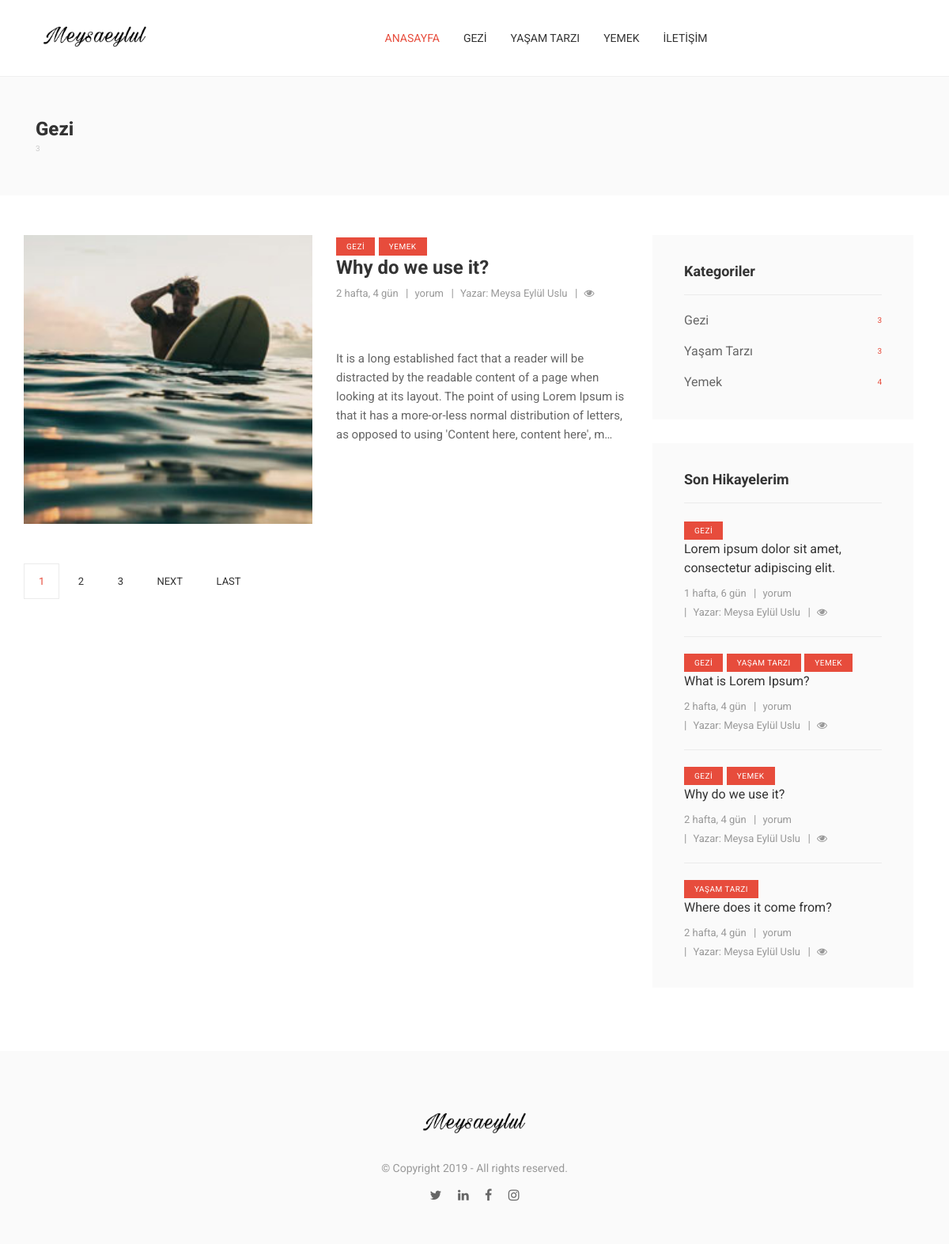
The app's page /gezi/ with its own data.
### Posts/models.py (models this page shows, shortened)
class PostCategory(models.Model):
    title = models.CharField(max_length=200, verbose_name="Kategori Adı")
    row = models.IntegerField(
        unique=True, editable=True, verbose_name="Kategori Sırası")
    slug = models.SlugField(
        unique=True, verbose_name="Post Kategorisi urlsi", max_length=250, editable=False)
    hit_count_generic = GenericRelation(HitCount, object_id_field='object_pk',
                                        related_query_name='hit_count_generic_relation')
    IsShowMenu = models.BooleanField(
        verbose_name="Menüde Göster", default=False)
    IsShowHome = models.BooleanField(
        verbose_name="Anasayfada Göster", default=False)
    created_at = models.DateTimeField(
        verbose_name="Oluşturulma Zamanı", auto_now_add=True)
    def __str__(self):
        return self.title
    class Meta:
        ordering = ['row', 'id']
        verbose_name_plural = "Post Kategorileri"

class Post(models.Model, HitCountMixin):
    categories = models.ManyToManyField(
        PostCategory, verbose_name="Kategori Seç", related_name="post")
    tags = models.ManyToManyField(
        PostTags, verbose_name="Etiket Seç", related_name="post")
    title = models.CharField(max_length=200, verbose_name="Post Başlığı")
    slug = models.SlugField(
        unique=True, verbose_name="Post urlsi", max_length=350, editable=False)
    author = models.CharField(max_length=200, verbose_name="Yazar")
    row = models.IntegerField(
        unique=True, verbose_name="Post Sırası", editable=True)
    hit_count_generic = GenericRelation(HitCount, object_id_field='object_pk',
                                        related_query_name='hit_count_generic_relation')
    product_image = models.ImageField(
        verbose_name="Post Resmi", name="post_image")
    reels_video = models.FileField(
        verbose_name="Video Reels", name="reels_video", blank=True)
    detail = RichTextUploadingField(verbose_name="Post Detayı")
    created_at = models.DateTimeField(
        verbose_name="Oluşturulma Zamanı", auto_now_add=True)
    IsShowHome = models.BooleanField(
        verbose_name="Banner Slider Göster", default=False)
    IsShowTopSlider = models.BooleanField(
        verbose_name="Anasayfada Üst Slider Göster", default=False)
    IsShowMidSlider = models.BooleanField(
        verbose_name="Anasayfada Orta Slider Göster", default=False)
    post_type = models.CharField(
        max_length=1, choices=POST_TYPE_CHOICES, default='O')
    class Meta:
        ordering = ['-created_at', 'id']
        verbose_name_plural = "Posts"

### Posts/views.py (the view)
def category_list(request, slug):
    category = get_object_or_404(PostCategory, slug=slug)
    hit_count = HitCount.objects.get_for_object(category)
    hit_count_response = hitcount.views.HitCountMixin.hit_count(
        request, hit_count)
    categories = PostCategory.objects.all().order_by("row")
    page = request.GET.get('page', 1)
    product_list = Post.objects.filter(categories=category).order_by("row")
    paginator = Paginator(product_list, 1)
    latest_post = Post.objects.all().order_by("-created_at")[:4]
    try:
        posts = paginator.page(page)
    except PageNotAnInteger:
        posts = paginator.page(1)
    except EmptyPage:
        posts = paginator.page(paginator.num_pages)
    print(category)
    context = {
        'category': category,
        'posts': posts,
        'categories': categories,
        'latest_post': latest_post
    }
    return render(request, 'post/categories.html', context)

### Posts/context_processors.py (called while the page is built)
def post_category_nav(request):
    return {
        'post_category': PostCategory.objects.filter(IsShowMenu=True)[:4]
    }

### Templates/post/categories.html (shortened to what this page needs)
{% extends 'layout.html' %}
{% load static %}
{% load crispy_forms_tags %}
{% load hitcount_tags %}
{% block body %}
<section class="page-banner-section">
    <div class="container">
        <h1>{{category.title}}</h1>
        <span>{{category.post.count}}</span>
    </div>
</section>
<section class="blog-section">
    <div class="container">
        <div class="row">
            <div class="col-lg-8">
                <div class="blog-box list-style row">
                    {% for item in posts %}
                    <div class="news-post article-post2">
                        <div class="row">
                            <div class="col-md-6">
                                <div class="image-holder">
                                    <img src="/media/{{item.post_image}}" alt="{{item.title}}">
                                </div>
                            </div>
                            <div class="col-md-6">
                                {% for subItem in item.categories.all %}
                                <a class="category-link" href="/{{subItem.slug}}">{{subItem.title}}</a>
                                {% endfor %}
                                <h2><a href="{% url 'posts:post_detail' slug=item.slug %}">{{item.title}}</a></h2>
                                <ul class="post-tags">
                                    <li>{{item.created_at | timesince}}</li>
                                    <li><a href="#">{{item.postcomments.count}} yorum</a></li>
                                    <li>Yazar: <a href="#">{{item.author}}</a></li>
                                    <li><i class="fa fa-eye"></i> {% get_hit_count for item %}</li>
                                </ul>
                                <p>{{item.detail| safe | truncatechars:300}}</p>
                            </div>
                        </div>
                    </div>
                    {% endfor %}
                    <div class="pagination-box">
                        <ul class="pagination-list">
                            {% for num in posts.paginator.page_range %}
                            {% if posts.number == num %}
                            <li><a class="active">{{ num }}</a></li>
                            {% elif num > posts.number|add:'-3' and num < posts.number|add:'3' %} <li>
                                <a href="?page={{ num }}">{{num}}
                                </a>
                                </li>
                                {% endif %}
                                {% endfor %}
                                {% if posts.has_next %}
                                <li><a href="?page={{ posts.next_page_number }}">
                                        Next
                                    </a></li>
                                <li><a href="?page={{ posts.paginator.num_pages }}">
                                        Last
                                    </a></li>
                                {% endif %}
                        </ul>
                    </div>
                </div>
            </div>
            <div class="col-lg-4">
                <div class="sidebar">
                    <div class="widget category-widget">
                        <h2>Kategoriler</h2>
                        <ul class="category-list">
                            {% for item in categories %}
                            <li>
                                <a href="/{{item.slug}}">
                                    {{item.title}} <span>{{item.post.count}}</span>
                                </a>
                            </li>
                            {% endfor %}
                        </ul>
                    </div>
                    <div class="widget list-widget">
                        <h2>Son Hikayelerim</h2>
                        <ul class="list-posts">
                            {% for item in latest_post %}
                            <li>
                                {% for subItem in item.categories.all %}
                                <a class="category-link" href="/{{subItem.slug}}">{{subItem.title}}</a>
                                {% endfor %}
                                <h2><a href="{% url 'posts:post_detail' slug=item.slug %}">{{item.title}}</a></h2>
                                <ul class="post-tags">
                                    <li>{{item.created_at | timesince}}</li>
                                    <li><a href="#">{{item.postcomments.count}} yorum</a></li>
                                    <li>Yazar: <a href="#">{{item.author}}</a></li>
                                    <li><i class="fa fa-eye"></i> {% get_hit_count for item %}</li>
                                </ul>
                            </li>
                            {% endfor %}
                        </ul>
                    </div>
                </div>
            </div>
        </div>
    </div>
</section>
{% endblock %}

### Templates/layout.html (shortened to what this page needs)
{% load static %}
<!DOCTYPE html>
<html class="no-js" lang="tr">
<head>
    <link rel="stylesheet" href="{% static 'css/assets/font-awesome.min.css'%}">
    <link rel="stylesheet" href="{% static 'css/mite-assets.min.css'%}">
    <link rel="stylesheet" type="text/css" href="{% static 'css/style.css'%}">
</head>
<body>
    <div id="container">
        <header class="clearfix">
            <nav class="navbar navbar-expand-lg navbar-light bg-light">
                <div class="container">
                    <a class="navbar-brand" href="/">
                        <img src="{% static 'images/logo.png' %}" width="150" alt="Meysa Eylül Uslu" class="img-fluid">
                    </a>
                    <div class="collapse navbar-collapse" id="navbarSupportedContent">
                        <ul class="navbar-nav m-auto">
                            <li class="drop-link">
                                <a class="active" href="/">Anasayfa</a>
                            </li>
                            {% for item in post_category %}
                            <li><a href="/{{item.slug}}">{{item.title}}</a>
                            </li>
                            {% endfor %}
                            <li><a href="/iletisim">İletişim</a></li>
                        </ul>
                    </div>
                </div>
            </nav>
        </header>
        {% block body%}
        {% endblock %}
        <footer>
            <div class="container">
                <h1><img src="{% static 'images/logo.png' %}" width="150" alt="Meysa Eylül Uslu" class="img-fluid"></h1>
                <p class="copyright-line">© Copyright 2019 - All rights reserved.</p>
                <ul class="social-list">
                    <li><a href="#"><i class="fa fa-twitter"></i></a></li>
                    <li><a href="#"><i class="fa fa-linkedin"></i></a></li>
                    <li><a href="#"><i class="fa fa-facebook"></i></a></li>
                    <li><a href="#"><i class="fa fa-instagram"></i></a></li>
                </ul>
            </div>
        </footer>
    </div>
    <link rel="stylesheet" href="https://cdn.jsdelivr.net/gh/fancyapps/fancybox@3.5.7/dist/jquery.fancybox.min.css" />
</body>
</html>

### records on screen
PostCategory: title "GEZI", title "Gezi", post.count "3"
PostCategory: title "YAŞAM TARZI", title "Yaşam Tarzı", post.count "3"
PostCategory: title "YEMEK", title "Yemek", post.count "4"
Post: post_image (picture), title "Why do we use it?", created_at "2 hafta, 4 gün", author "Meysa Eylül Uslu", detail "It is a long established fact that a reader will be distracted by the readable content of a page when looking at its layout. The point of using Lorem Ipsum is that it has a more-or-less normal distribution of letters, as opposed to using 'Content here, content here', m…"
Post: title "Lorem ipsum dolor sit amet, consectetur adipiscing elit.", created_at "1 hafta, 6 gün", author "Meysa Eylül Uslu"
Post: title "What is Lorem Ipsum?", created_at "2 hafta, 4 gün", author "Meysa Eylül Uslu"
Post: title "Where does it come from?", created_at "2 hafta, 4 gün", author "Meysa Eylül Uslu"

### other values on screen
{{ num }} "1"
{{ num }} "2" "3"
